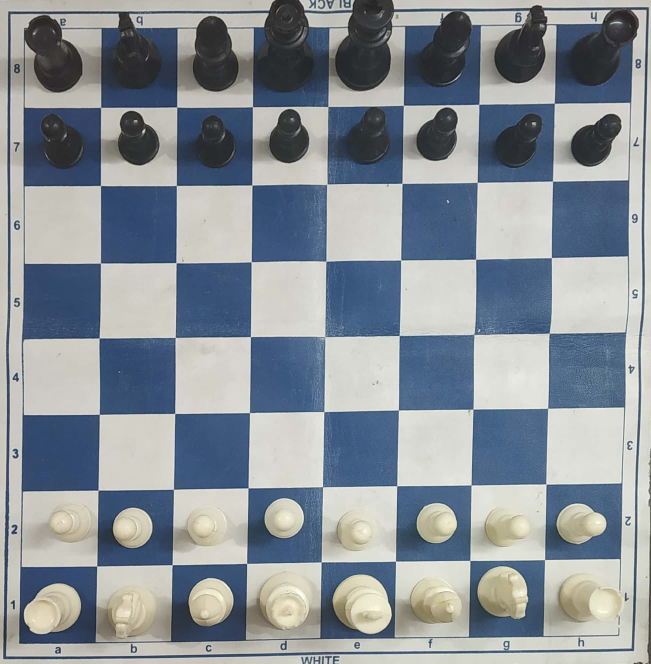
#> input picture Python_Chess_initial_programs/Images/1.jpg, 1952 x 1992 px, found by its file name (shown at 1/3 size)
$ python temp.py
#> lines starting #> are read from the running program, lines starting #| are printed output that depends on the picture; after the words box and inside, x2 and y2 are one past the last pixel; in counts of white or black regions, pixels touching at a corner belong together
import cv2
import numpy as np
import board_color_calibration
import os
dir_path = os.path.dirname(os.path.realpath(__file__))+"/numpy_saved" # path of current directory


img = cv2.imread("Python_Chess_initial_programs/Images/1.jpg")
#> img is the input picture: shape (1992, 1952, 3); mean B, G, R 151.9, 145.1, 137.2

img = cv2.resize(img,(800,800))
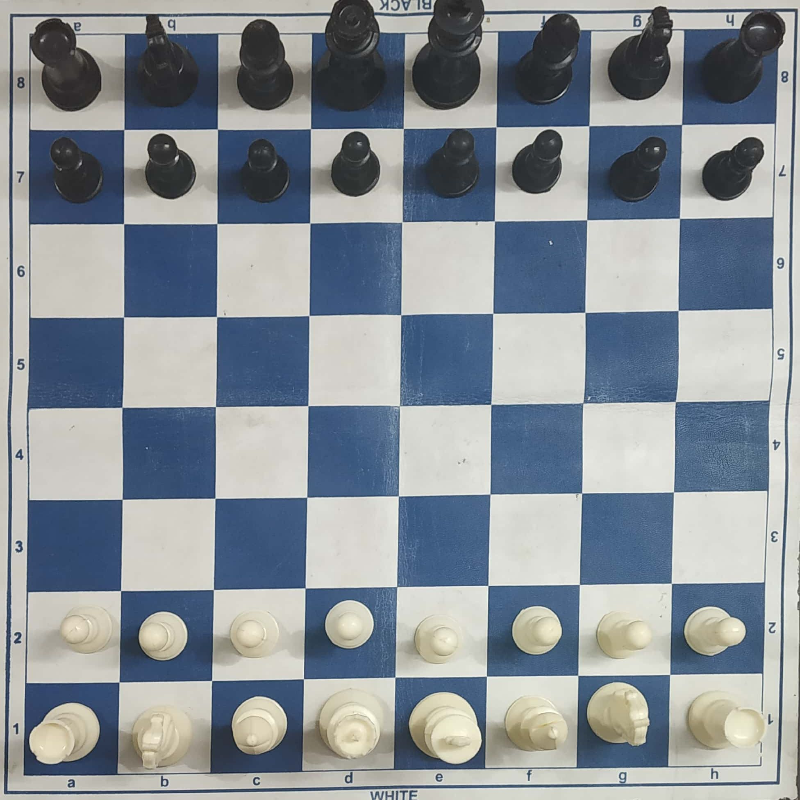
#> img: shape (800, 800, 3); mean B, G, R 151.9, 145, 137.2
gray = cv2.cvtColor(img,cv2.COLOR_BGR2GRAY)
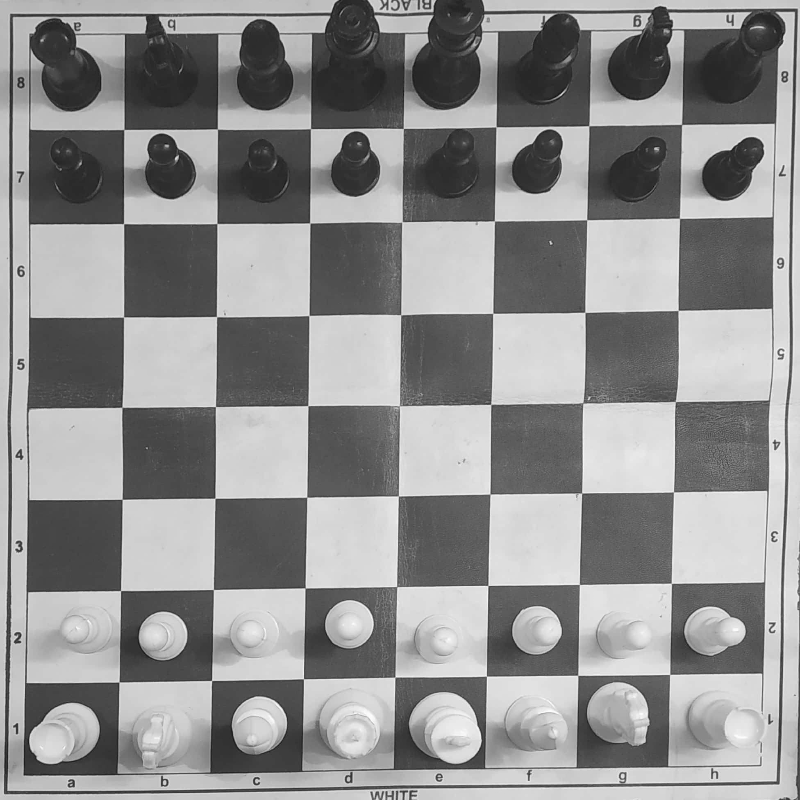
#> gray: shape (800, 800); min 15, max 253, mean 143.4
cv2.imshow("Image",gray)
cv2.waitKey(0)
matrix,thresold = cv2.threshold(gray,50,255,cv2.THRESH_BINARY_INV)
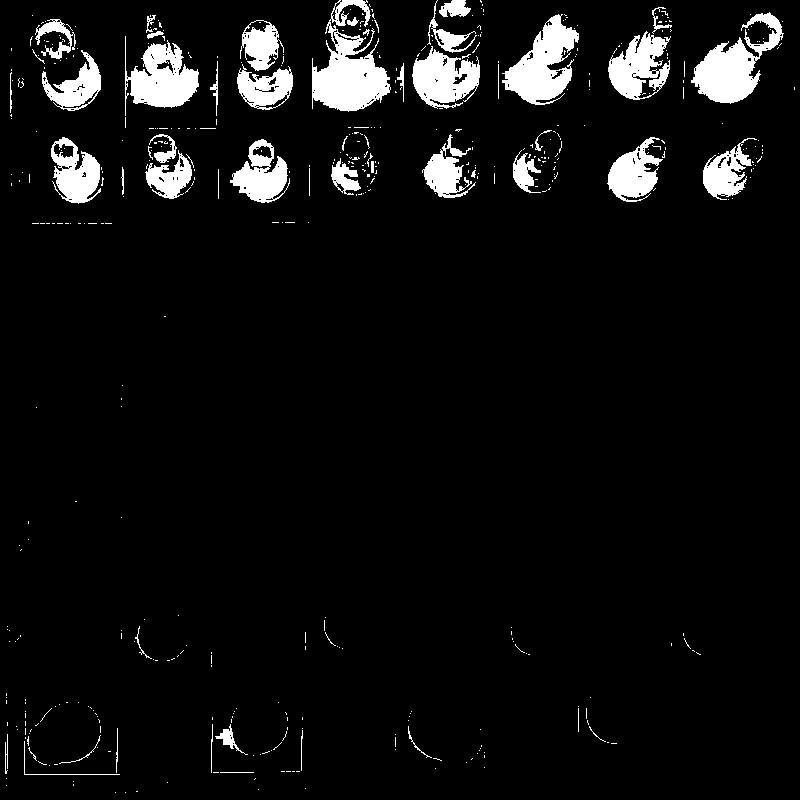
#> thresold: shape (800, 800); 6.3% white; 490 white regions (437 under 20 px), largest, box (x1, y1, x2, y2) and area: (312, 0, 391, 112) 4414, (691, 12, 784, 104) 3606, (502, 14, 579, 105) 3527
cv2.imshow("thresold",thresold)
cv2.waitKey(0)

# [4 lines of commented-out code are left out]

kernel = np.ones((3,3),np.uint8)
closing = cv2.morphologyEx(thresold, cv2.MORPH_CLOSE, kernel,iterations=5)
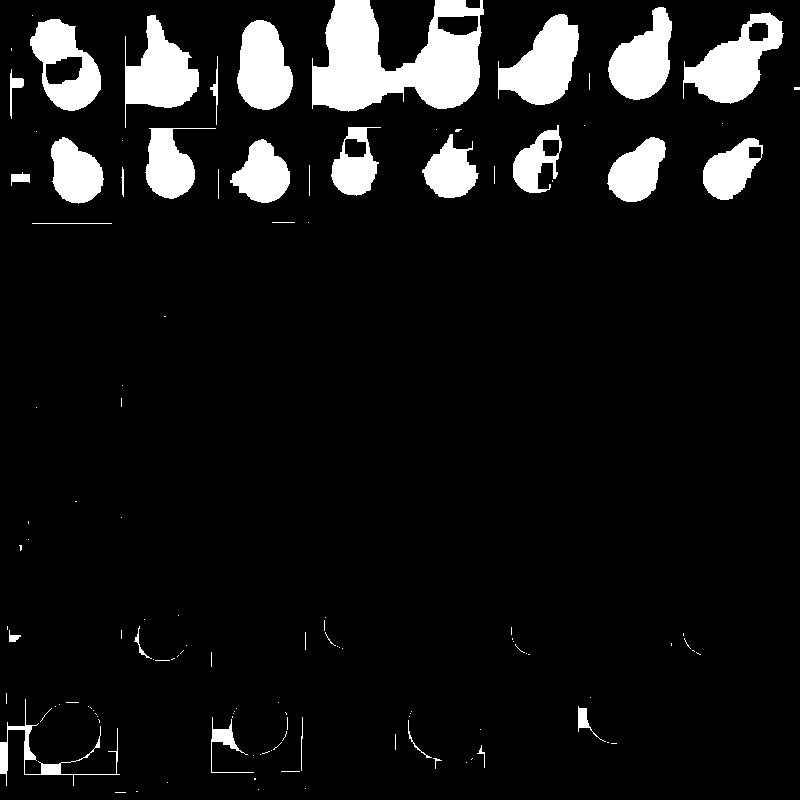
#> closing: shape (800, 800); 8.9% white; 124 white regions (92 under 20 px)
cv2.imshow("closing",closing)
cv2.waitKey(0)

contours,_= cv2.findContours(closing,cv2.RETR_EXTERNAL, cv2.CHAIN_APPROX_NONE)
#> contours = 124 contours, 99 with area under 20; largest, box (x1, y1, x2, y2) and area: (312, 0, 484, 112) 12252, (683, 12, 784, 104) 4484, (498, 14, 579, 105) 4198, (30, 19, 101, 111) 4100, (125, 15, 199, 128) 3958
required_contoures = []
required_contoures_mid_point = []
cnt_rectangle = []

for cnt in contours:
    area = cv2.contourArea(cnt)
    if(area > 280):
        (x, y, w, h) = cv2.boundingRect(cnt)
        required_contoures.append(cnt)
        required_contoures_mid_point.append([x+int(w/2),y+int(h/2)])
        cnt_rectangle.append([x,y,w,h])
        cv2.rectangle(img,(x,y),(x+w,y+h),(0,0,255),2)
#> this loop made 124 passes
#> (area, x, y, w, h) on passes 26, 46, 99, 100, 101, 102, 103, 107, 108, 110, 117, 118: (321.5, 211, 717, 43, 56), (700.5, 0, 699, 120, 87), (2322, 230, 139, 60, 64), (2227.5, 703, 138, 60, 62), (2386.5, 607, 137, 59, 65), (2389.5, 51, 137, 53, 67), (2027, 422, 134, 57, 64), (2395, 145, 128, 71, 71), (2107.5, 331, 127, 50, 69), (1716, 513, 125, 49, 68), (3656, 237, 20, 56, 90), (4100, 30, 19, 71, 92)
#> area on passes 22, 40: 26, 172
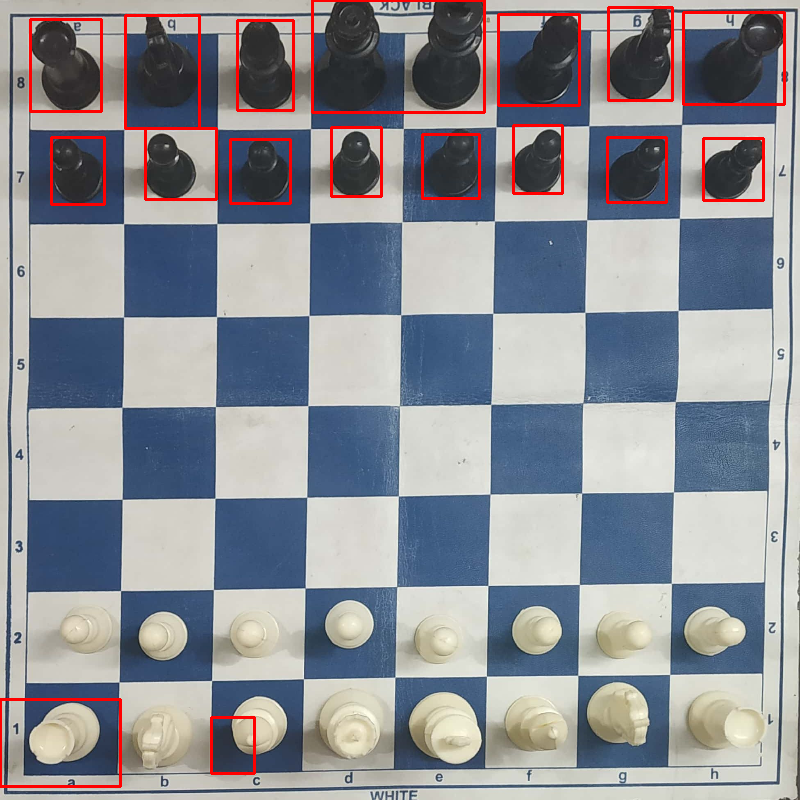
#> img: shape (800, 800, 3); 2.36% of pixels changed, all inside (x1, y1, x2, y2) = (0, 0, 786, 788)
#> after the loop, cnt_rectangle = 17 items, first 6: [211, 717, 43, 56], [0, 699, 120, 87], [230, 139, 60, 64], [703, 138, 60, 62], [607, 137, 59, 65], [51, 137, 53, 67]; required_contoures = 17 contours; largest, box (x1, y1, x2, y2) and area: (312, 0, 484, 112) 12252, (683, 12, 784, 104) 4484, (498, 14, 579, 105) 4198, (30, 19, 101, 111) 4100, (125, 15, 199, 128) 3958; required_contoures_mid_point = [[232, 745], [60, 742], [260, 171], [733, 169], [636, 169], [77, 170], [450, 166], [180, 163], [356, 161], [537, 159], [265, 65], [65, 65], [162, 71], [538, 59], [733, 58], [640, 53], [398, 56]]

cv2.imshow("final",img)
cv2.waitKey(0)
# [5 lines of commented-out code are left out]
cv2.destroyAllWindows()

$ run again, with Python_Chess_initial_programs/Images/2.jpg copied over Python_Chess_initial_programs/Images/1.jpg
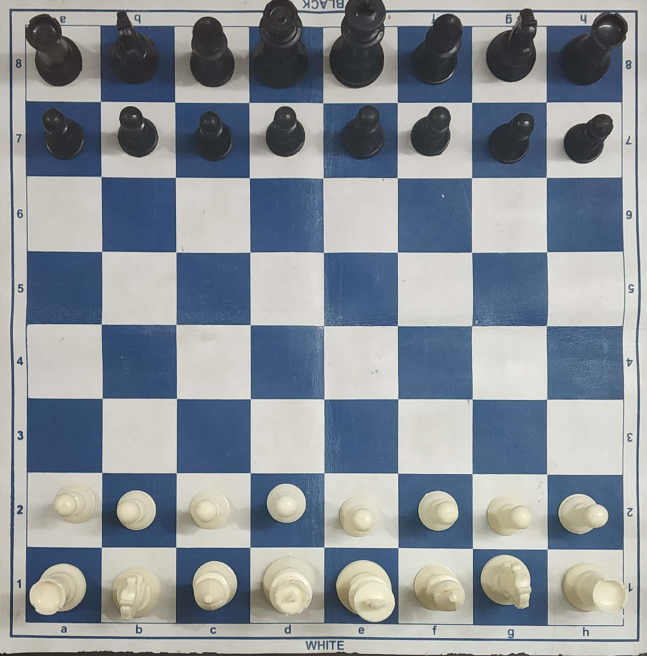
#> input picture Python_Chess_initial_programs/Images/2.jpg, 1940 x 1968 px, found by its file name (shown at 1/3 size)
#> img is the input picture: shape (1968, 1940, 3); mean B, G, R 152.3, 145.7, 138.8
#> `matrix,thresold = cv2.threshold(gray,50,255,cv2.THRESH_BINARY_INV)`:
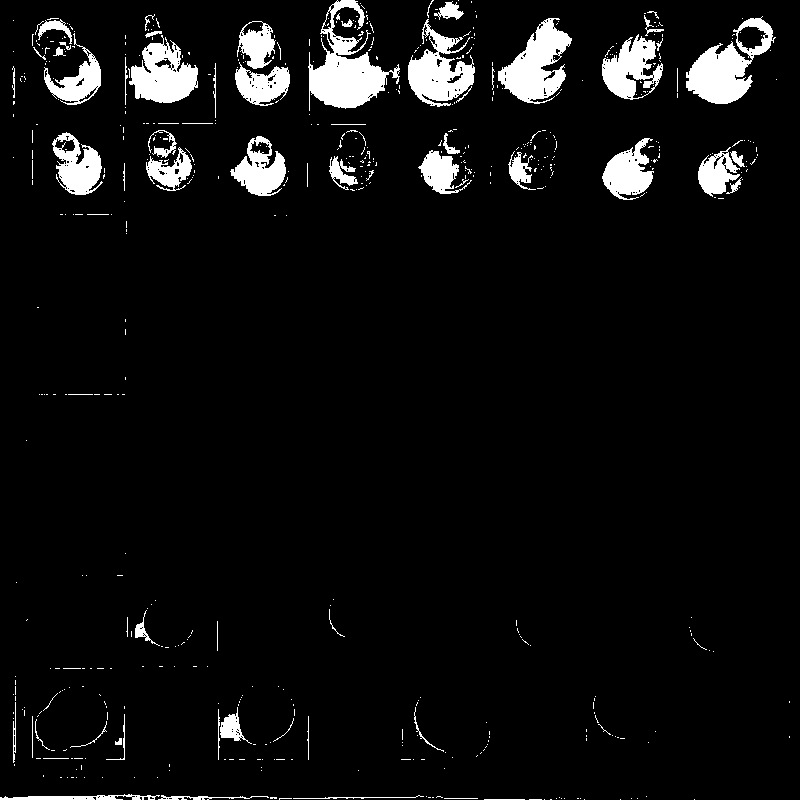
#> thresold: shape (800, 800); 6% white; 582 white regions (512 under 20 px), largest, box (x1, y1, x2, y2) and area: (308, 0, 400, 111) 4178, (686, 16, 776, 104) 3417, (498, 18, 572, 104) 3286
#> closing: shape (800, 800); 8.5% white; 157 white regions (121 under 20 px)
#> contours = 157 contours, 135 with area under 20; largest, box (x1, y1, x2, y2) and area: (308, 0, 475, 115) 10786, (125, 14, 216, 191) 6049, (677, 16, 776, 104) 4276, (492, 18, 572, 104) 3812, (32, 18, 101, 105) 3796
#> the loop `for cnt in contours:` made 157 passes
#> (area, x, y, w, h) on passes 4, 39, 49, 130, 131, 132, 133, 134: (1197, 0, 794, 565, 6), (493.5, 32, 715, 75, 63), (535.5, 218, 703, 34, 57), (1764.5, 698, 140, 58, 59), (2284, 602, 138, 58, 62), (2127.5, 230, 136, 59, 60), (1890, 418, 133, 57, 61), (2226.5, 52, 132, 53, 63)
#> after the loop `for cnt in contours:`:
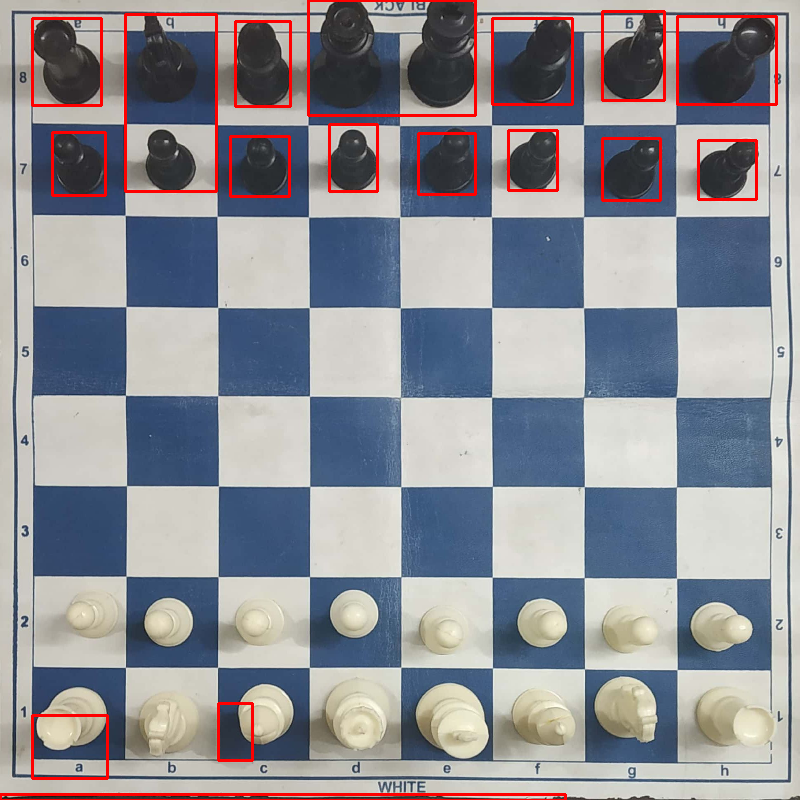
#> img: shape (800, 800, 3); mean B, G, R 148.8, 142.3, 142
#> after the loop `for cnt in contours:`: cnt_rectangle = 17 items, first 6: [0, 794, 565, 6], [32, 715, 75, 63], [218, 703, 34, 57], [698, 140, 58, 59], [602, 138, 58, 62], [230, 136, 59, 60]; required_contoures = 17 contours; largest, box (x1, y1, x2, y2) and area: (308, 0, 475, 115) 10786, (125, 14, 216, 191) 6049, (677, 16, 776, 104) 4276, (492, 18, 572, 104) 3812, (32, 18, 101, 105) 3796; required_contoures_mid_point = [[282, 797], [69, 746], [235, 731], [727, 169], [631, 169], [259, 166], [446, 163], [78, 163], [532, 160], [353, 157], [262, 63], [532, 61], [66, 61], [726, 60], [170, 102], [633, 55], [391, 57]]

$ run again, with Python_Chess_initial_programs/Images/4.jpg copied over Python_Chess_initial_programs/Images/1.jpg
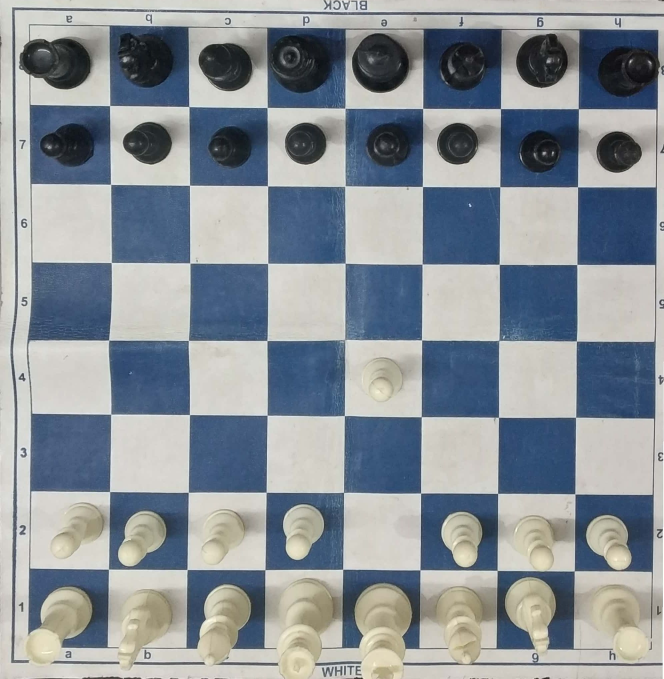
#> input picture Python_Chess_initial_programs/Images/4.jpg, 1992 x 2036 px, found by its file name (shown at 1/3 size)
#> img is the input picture: shape (2036, 1992, 3); mean B, G, R 152, 145.6, 138.2
#> `matrix,thresold = cv2.threshold(gray,50,255,cv2.THRESH_BINARY_INV)`:
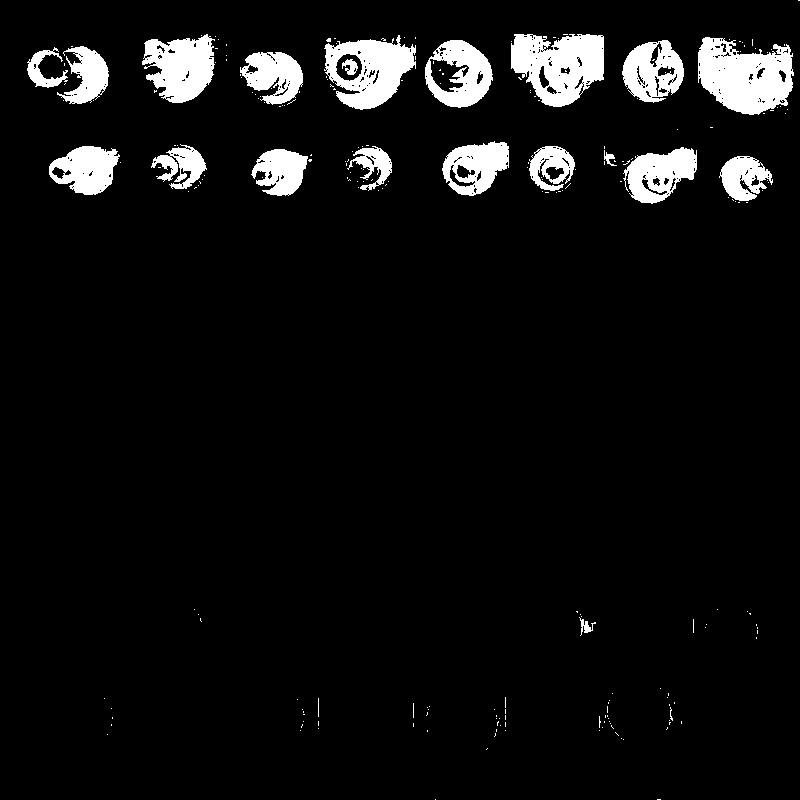
#> thresold: shape (800, 800); 6.5% white; 236 white regions (216 under 20 px), largest, box (x1, y1, x2, y2) and area: (698, 37, 794, 115) 5177, (511, 34, 604, 107) 4705, (324, 35, 416, 110) 3954
#> closing: shape (800, 800); 7.9% white; 62 white regions (41 under 20 px)
#> contours = 62 contours, 43 with area under 20; largest, box (x1, y1, x2, y2) and area: (324, 35, 493, 110) 8444, (698, 37, 794, 115) 5770, (511, 34, 604, 107) 5224, (142, 34, 227, 103) 3816, (27, 46, 109, 104) 3398
#> the loop `for cnt in contours:` made 62 passes
#> (area, x, y, w, h) on passes 45 to 52: (1692, 719, 156, 54, 47), (1925, 251, 149, 61, 47), (2965.5, 604, 146, 93, 58), (1632, 527, 146, 49, 47), (2402, 49, 146, 72, 49), (1533, 345, 145, 47, 46), (1684, 151, 144, 56, 48), (2566, 442, 141, 67, 55)
#> after the loop `for cnt in contours:`:
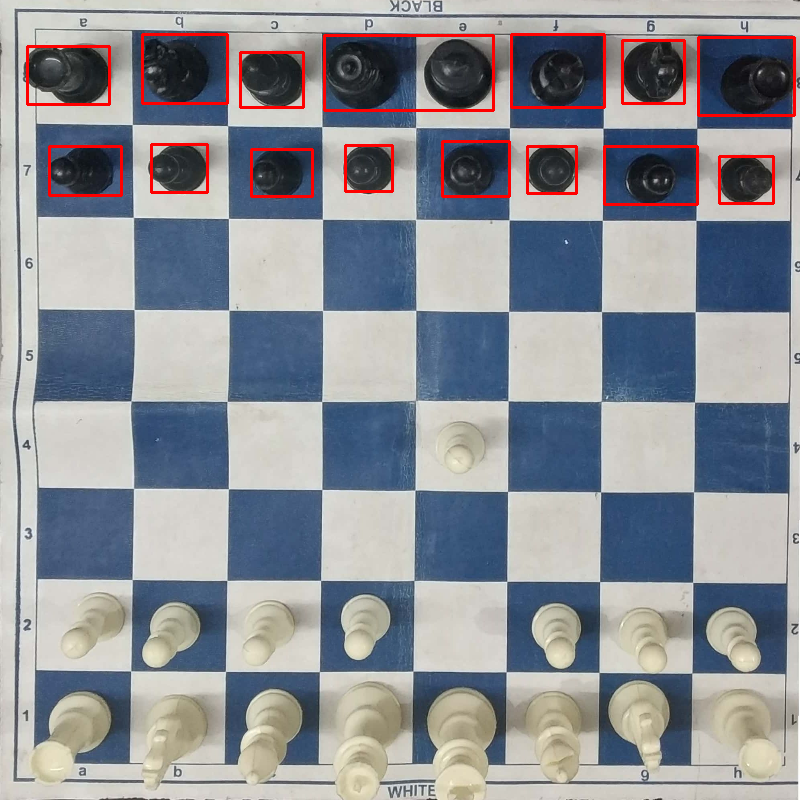
#> img: shape (800, 800, 3); mean B, G, R 149.6, 143.3, 140.9
#> after the loop `for cnt in contours:`: cnt_rectangle = 15 items, first 6: [719, 156, 54, 47], [251, 149, 61, 47], [604, 146, 93, 58], [527, 146, 49, 47], [49, 146, 72, 49], [345, 145, 47, 46]; required_contoures = 15 contours; largest, box (x1, y1, x2, y2) and area: (324, 35, 493, 110) 8444, (698, 37, 794, 115) 5770, (511, 34, 604, 107) 5224, (142, 34, 227, 103) 3816, (27, 46, 109, 104) 3398; required_contoures_mid_point = [[746, 179], [281, 172], [650, 175], [551, 169], [85, 170], [368, 168], [179, 168], [475, 168], [271, 79], [68, 75], [653, 71], [746, 76], [408, 72], [557, 70], [184, 68]]
